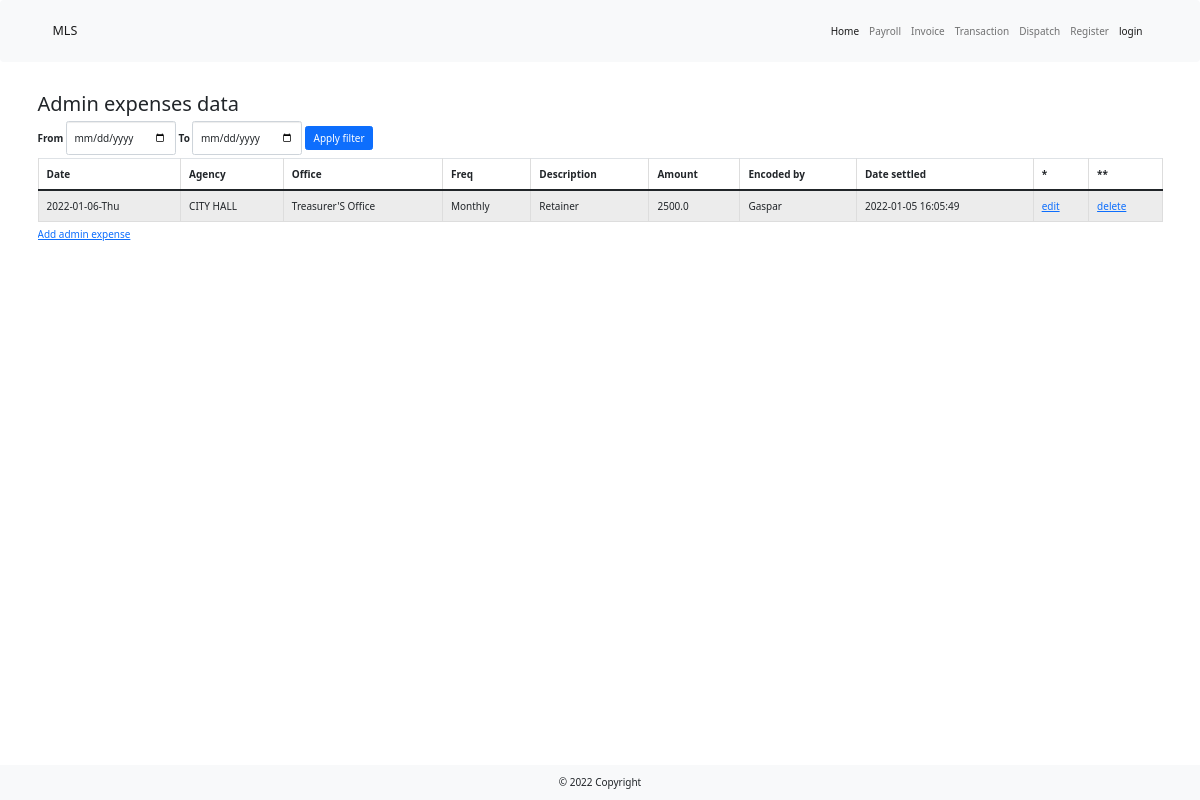
The page /admin on the database its author committed.
### main.py (models this page shows)
class AdminExpenseTable(UserMixin, db.Model):
    __tablename__ = "admin"
    id = db.Column(db.Integer, primary_key=True, unique=True)
    date = db.Column(db.String(100), nullable=False)
    agency = db.Column(db.String(100), nullable=False)
    office = db.Column(db.String(100), nullable=False)
    frequency = db.Column(db.String(100), nullable=False)
    description = db.Column(db.String(250), nullable=False)
    amount = db.Column(db.Float(precision=1))
    encoded_by = db.Column(db.String(100))
    encoder_id = db.Column(db.Integer, db.ForeignKey("users.id"))
    encoder = relationship("UserTable", back_populates="admin_exp")
    date_settled = db.Column(db.String(100))

### main.py (the view)
@app.route("/admin", methods=["Get", "Post"])
def admin():
    form = AdminFilterForm()
    with create_engine('sqlite:///lbc_dispatch.db').connect() as cnx:
        df = pd.read_sql_table(table_name="admin", con=cnx)
    sorted_df = df.head(n=10).sort_values("date", ascending=False)
    if form.validate_on_submit():
        start = form.date_start.data
        end = form.date_end.data
        index = "date"
        filtered_df = df[(df[index] >= str(start)) & (df[index] <= str(end))].sort_values(index, ascending=False)
        return render_template("admin_data.html", form=form, df=filtered_df)
    return render_template("admin_data.html", form=form, df=sorted_df)

### _forms.py
class AdminFilterForm(FlaskForm):
    date_start = DateField("From")
    date_end = DateField("To")
    submit = SubmitField("Apply filter")

### templates/admin_data.html (shortened to what this page needs)
{% extends 'bootstrap/base.html' %}
{% import "bootstrap/wtf.html" as wtf %}
{% block content %}
    {% include '_header.html' %}
    <div class="container my-5">
        <h2>Admin expenses data</h2>
        {{ wtf.quick_form(form, novalidate=True, extra_classes="form form-inline my-1", button_map={"submit": "primary"}) }}
        <div class="table-responsive">
            <table class="table table-striped table-hover table-bordered table-sm">
                <caption><a href="{{ url_for('input_admin')}}">Add admin expense</a> </caption>
                <thead>
                <tr>
                    <th scope="col">Date</th>
                    <th scope="col">Agency</th>
                    <th scope="col">Office</th>
                    <th scope="col">Freq</th>
                    <th scope="col">Description</th>
                    <th scope="col">Amount</th>
                    <th scope="col">Encoded by</th>
                    <th scope="col">Date settled</th>
                    <th scope="col">*</th>
                    <th scope="col">**</th>
                </tr>
                </thead>
                <tbody>
                {% for row in df.itertuples(): %}
                <tr>
                    <td>{{ row[2] }}</td>
                    <td>{{ row[3] }}</td>
                    <td>{{ row[4] }}</td>
                    <td>{{ row[5] }}</td>
                    <td>{{ row[6] }}</td>
                    <td>{{ row[7] }}</td>
                    <td>{{ row[8] }}</td>
                    <td>{{ row[10] }}</td>
                <td><a href="{{ url_for('edit_admin', admin_id=row[1]) }}">edit</a></td>
                <td><a href="{{ url_for('delete_admin', admin_id=row[1]) }}">delete</a></td>
                </tr>
                {% endfor %}
                </tbody>
            </table>
        </div>
    </div>
    {% include '_footer.html' %}
{% endblock  %}

### rows shown on the page
AdminExpenseTable: date "2022-01-06-Thu", agency "CITY HALL", office "Treasurer'S Office", frequency "Monthly", description "Retainer", amount "2500.0", encoded_by "Gaspar", date_settled "2022-01-05 16:05:49"
